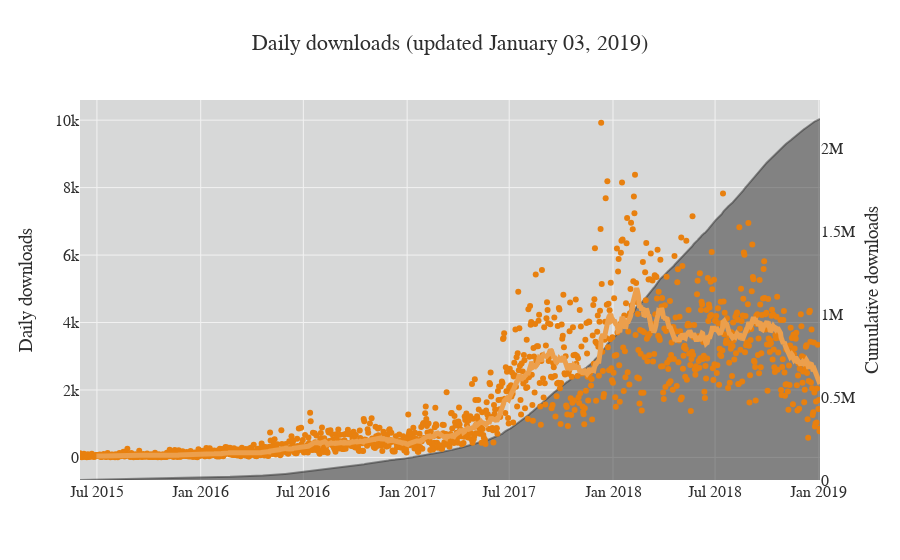

Notebook code for this chart:
### Code cell
# Include day of week and most recently released episode
def get_unixtime(time):    
    return (time.astype(np.int64)/1e6).astype(np.int64)

trace = go.Scatter(
    name = 'Daily',
    x=daily_metrics.date, 
    y=daily_metrics.total_downloads,
    mode='markers',
    marker = {
        'color': TBP_colors['dark_orange'],
    }
)

trace2 = go.Scatter(
    name = 'Cumulative',
    x = daily_metrics.date,
    y = daily_metrics.total_downloads.cumsum(),
    yaxis = 'y2',
    marker = {
        'color': 'rgba(46, 46, 46,0.5)',
    },
    fill = 'tozeroy',
)

trace3 = go.Scatter(
    name='30-day Ave.',
    x = daily_metrics.date,
    y = daily_metrics.set_index('date').total_downloads.rolling(30).mean(),
    marker = {
        'color': TBP_colors['orange'],
    },
    line = {
        'width': 5,
    }
)

# Get ymax from total_downloads
ymax = daily_metrics.total_downloads.max() + 100

layout = {
    'title': "Daily downloads" + update_string,
    'xaxis': {
        'autorange': False,
        'range': [get_unixtime(daily_metrics.date.values[0]),
                  get_unixtime(daily_metrics.date.values[-1])],
        'gridcolor': '#f2f2f2',
        'zeroline': False,
        'type': 'date',
    },
    'yaxis': {
        'title': 'Daily downloads',
        'gridcolor': '#f2f2f2',
        'zeroline': False,
        'overlaying': 'y2',
#         'domain': [0, daily_metrics.total_downloads.max()]
    },
    'yaxis2': {
        'title': 'Cumulative downloads',
        'gridcolor': '#f2f2f2',
        'zeroline': False,
        'side': 'right',
        'showgrid': False,
    },
    'paper_bgcolor': 'rgba(242,242,242,0)',
    'plot_bgcolor': '#d7d8d8',
    'font': dict(family='Helvetica, sans-serif', size=16, color='#2e2e2e'),
    'showlegend': False,
}

data = [trace, trace2, trace3]
fig = {
    'data': data,
    'layout': layout,
}
iplot_offline(fig) # offline
#py.iplot(fig, filename='TBP_plots/daily_total-downloads') # update online

### Figure 1 — Plotly figure (JSON) as saved in the notebook; plotly's stock layout.template omitted (floating-point values rounded to 4 significant figures; data arrays with more than 128 entries replaced by an {"elided": "..."} marker saying what was removed)
{"data": [{"marker": {"color": "#e8800f"}, "mode": "markers", "name": "Daily", "type": "scatter", "uid": "799cc351-c7c3-4141-ad5d-c966e5d5cc27", "x": {"elided": "1313 str values"}, "y": {"elided": "1313 int values"}}, {"fill": "tozeroy", "marker": {"color": "rgba(46, 46, 46,0.5)"}, "name": "Cumulative", "type": "scatter", "uid": "9563cd91-9a8c-4e1c-b24a-627578ff6c8c", "x": {"elided": "1313 str values"}, "y": {"elided": "1313 int values"}, "yaxis": "y2"}, {"line": {"width": 5}, "marker": {"color": "rgba(236,159,76,1)"}, "name": "30-day Ave.", "type": "scatter", "uid": "cbb5b8ab-7762-46ca-9d4e-2c72e3918491", "x": {"elided": "1313 str values"}, "y": {"elided": "1313 float values"}}], "layout": {"autosize": true, "font": {"color": "#2e2e2e", "family": "Helvetica, sans-serif", "size": 16}, "paper_bgcolor": "rgba(242,242,242,0)", "plot_bgcolor": "#d7d8d8", "showlegend": false, "title": {"text": "Daily downloads (updated January 03, 2019)"}, "xaxis": {"autorange": false, "gridcolor": "#f2f2f2", "range": [1433116800000, 1546473600000], "type": "date", "zeroline": false}, "yaxis": {"autorange": true, "gridcolor": "#f2f2f2", "overlaying": "y2", "range": [-712.7, 10640.0], "title": {"text": "Daily downloads"}, "type": "linear", "zeroline": false}, "yaxis2": {"autorange": true, "gridcolor": "#f2f2f2", "range": [0, 2292000.0], "showgrid": false, "side": "right", "title": {"text": "Cumulative downloads"}, "type": "linear", "zeroline": false}}}
